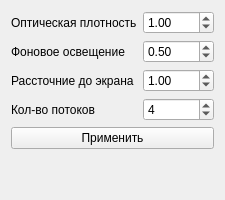
                                <widget class="QWidget" name="tab">
                                    <attribute name="title">
                                        <string>Мир</string>
                                    </attribute>
                                    <layout class="QVBoxLayout" name="verticalLayout_3">
                                        <item>
                                            <layout class="QGridLayout" name="gridLayout_8">
                                                <item row="3" column="0">
                                                    <widget class="QLabel" name="label_3">
                                                        <property name="text">
                                                            <string>Рассточние до экрана</string>
                                                        </property>
                                                    </widget>
                                                </item>
                                                <item row="0" column="0">
                                                    <widget class="QLabel" name="label_44">
                                                        <property name="text">
                                                            <string>Оптическая плотность</string>
                                                        </property>
                                                    </widget>
                                                </item>
                                                <item row="3" column="1">
                                                    <widget class="QDoubleSpinBox" name="fLenSB">
                                                        <property name="singleStep">
                                                            <double>0.100000000000000</double>
                                                        </property>
                                                        <property name="value">
                                                            <double>1.000000000000000</double>
                                                        </property>
                                                    </widget>
                                                </item>
                                                <item row="2" column="1">
                                                    <widget class="QDoubleSpinBox" name="wAmbSB">
                                                        <property name="maximum">
                                                            <double>1.000000000000000</double>
                                                        </property>
                                                        <property name="singleStep">
                                                            <double>0.100000000000000</double>
                                                        </property>
                                                        <property name="value">
                                                            <double>0.500000000000000</double>
                                                        </property>
                                                    </widget>
                                                </item>
                                                <item row="2" column="0">
                                                    <widget class="QLabel" name="label_2">
                                                        <property name="text">
                                                            <string>Фоновое освещение</string>
                                                        </property>
                                                    </widget>
                                                </item>
                                                <item row="0" column="1">
                                                    <widget class="QDoubleSpinBox" name="wmiSB">
                                                        <property name="maximum">
                                                            <double>1000.000000000000000</double>
                                                        </property>
                                                        <property name="singleStep">
                                                            <double>1.000000000000000</double>
                                                        </property>
                                                        <property name="value">
                                                            <double>1.000000000000000</double>
                                                        </property>
                                                    </widget>
                                                </item>
                                                <item row="4" column="0">
                                                    <widget class="QLabel" name="label_12">
                                                        <property name="text">
                                                            <string>Кол-во потоков</string>
                                                        </property>
                                                    </widget>
                                                </item>
                                                <item row="4" column="1">
                                                    <widget class="QSpinBox" name="threadSB">
                                                        <property name="value">
                                                            <number>4</number>
                                                        </property>
                                                    </widget>
                                                </item>
                                            </layout>
                                        </item>
                                        <item>
                                            <widget class="QPushButton" name="wApplyButton">
                                                <property name="text">
                                                    <string>Применить</string>
                                                </property>
                                            </widget>
                                        </item>
                                        <item>
                                            <spacer name="verticalSpacer_5">
                                                <property name="orientation">
                                                    <enum>Qt::Vertical</enum>
                                                </property>
                                                <property name="sizeHint" stdset="0">
                                                    <size>
                                                        <width>20</width>
                                                        <height>40</height>
                                                    </size>
                                                </property>
                                            </spacer>
                                        </item>
                                    </layout>
                                </widget>
